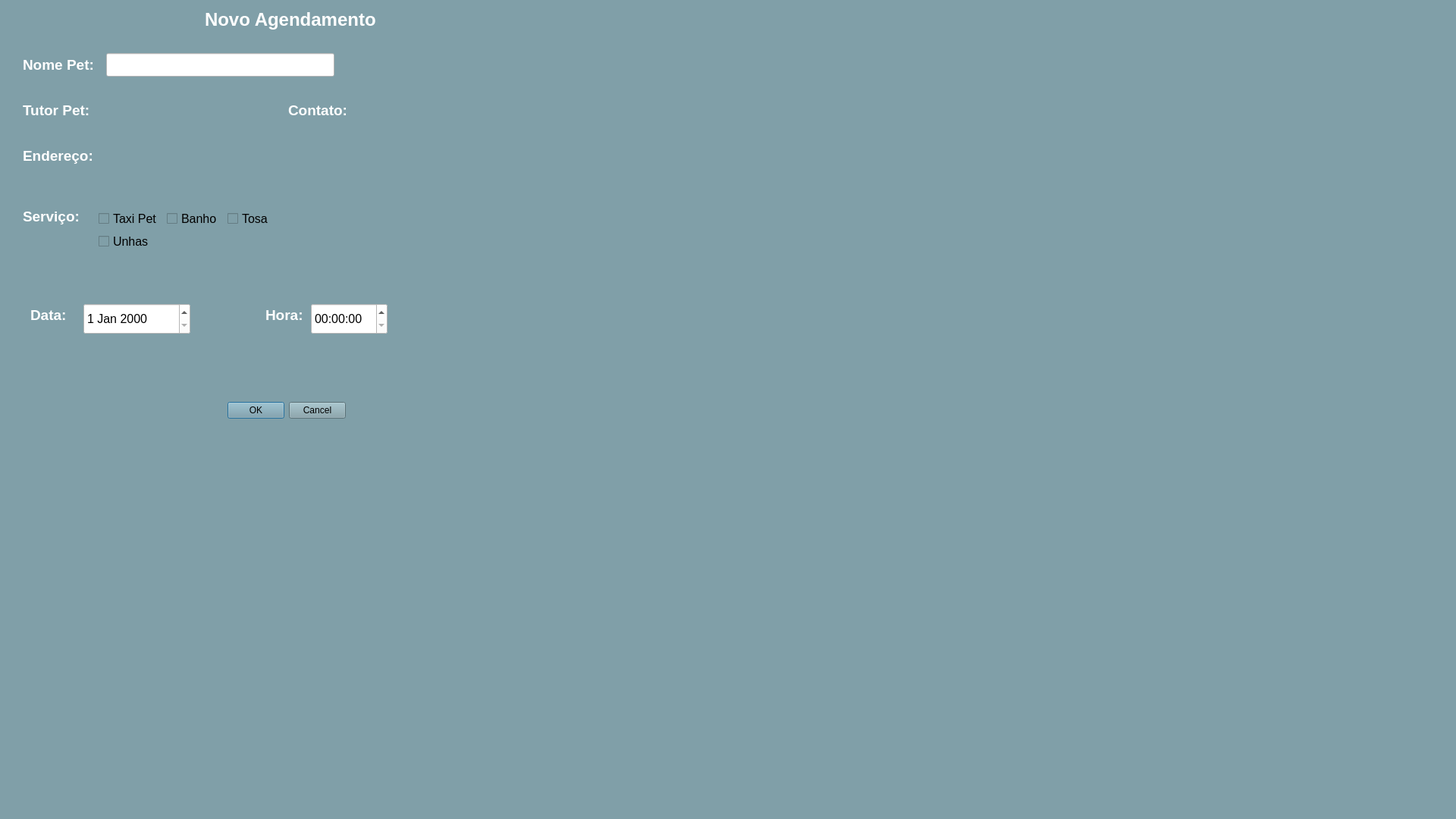
<?xml version="1.0" encoding="UTF-8"?>
<ui version="4.0">
 <class>MainWindow</class>
 <widget class="QMainWindow" name="MainWindow">
  <property name="geometry">
   <rect>
    <x>0</x>
    <y>0</y>
    <width>1920</width>
    <height>1080</height>
   </rect>
  </property>
  <property name="windowTitle">
   <string>MainWindow</string>
  </property>
  <property name="styleSheet">
   <string notr="true">background-color: rgb(128, 159, 168);</string>
  </property>
  <widget class="QWidget" name="centralwidget">
   <widget class="QLabel" name="label">
    <property name="geometry">
     <rect>
      <x>270</x>
      <y>10</y>
      <width>241</width>
      <height>31</height>
     </rect>
    </property>
    <property name="font">
     <font>
      <pointsize>18</pointsize>
      <weight>75</weight>
      <bold>true</bold>
     </font>
    </property>
    <property name="styleSheet">
     <string notr="true">color: rgb(255, 255, 255);
border-color: rgb(0, 0, 0);</string>
    </property>
    <property name="text">
     <string>Novo Agendamento</string>
    </property>
   </widget>
   <widget class="QLabel" name="label_2">
    <property name="geometry">
     <rect>
      <x>30</x>
      <y>70</y>
      <width>111</width>
      <height>31</height>
     </rect>
    </property>
    <property name="font">
     <font>
      <pointsize>14</pointsize>
      <weight>75</weight>
      <bold>true</bold>
     </font>
    </property>
    <property name="styleSheet">
     <string notr="true">color: rgb(255, 255, 255);</string>
    </property>
    <property name="text">
     <string>Nome Pet:</string>
    </property>
   </widget>
   <widget class="QLineEdit" name="lineEdit_2">
    <property name="geometry">
     <rect>
      <x>140</x>
      <y>70</y>
      <width>301</width>
      <height>31</height>
     </rect>
    </property>
    <property name="styleSheet">
     <string notr="true">background-color: rgb(255, 255, 255);</string>
    </property>
   </widget>
   <widget class="QLabel" name="label_3">
    <property name="geometry">
     <rect>
      <x>40</x>
      <y>400</y>
      <width>61</width>
      <height>31</height>
     </rect>
    </property>
    <property name="font">
     <font>
      <pointsize>14</pointsize>
      <weight>75</weight>
      <bold>true</bold>
     </font>
    </property>
    <property name="styleSheet">
     <string notr="true">color: rgb(255, 255, 255);</string>
    </property>
    <property name="text">
     <string>Data:</string>
    </property>
   </widget>
   <widget class="QDateEdit" name="dateEdit">
    <property name="geometry">
     <rect>
      <x>110</x>
      <y>400</y>
      <width>141</width>
      <height>41</height>
     </rect>
    </property>
    <property name="font">
     <font>
      <pointsize>12</pointsize>
     </font>
    </property>
    <property name="styleSheet">
     <string notr="true">background-color: rgb(255, 255, 255);</string>
    </property>
   </widget>
   <widget class="QLabel" name="label_4">
    <property name="geometry">
     <rect>
      <x>350</x>
      <y>400</y>
      <width>61</width>
      <height>31</height>
     </rect>
    </property>
    <property name="font">
     <font>
      <pointsize>14</pointsize>
      <weight>75</weight>
      <bold>true</bold>
     </font>
    </property>
    <property name="styleSheet">
     <string notr="true">color: rgb(255, 255, 255);</string>
    </property>
    <property name="text">
     <string>Hora:</string>
    </property>
   </widget>
   <widget class="QTimeEdit" name="timeEdit">
    <property name="geometry">
     <rect>
      <x>410</x>
      <y>400</y>
      <width>101</width>
      <height>41</height>
     </rect>
    </property>
    <property name="font">
     <font>
      <pointsize>12</pointsize>
     </font>
    </property>
    <property name="styleSheet">
     <string notr="true">background-color: rgb(255, 255, 255);</string>
    </property>
   </widget>
   <widget class="QLabel" name="label_5">
    <property name="geometry">
     <rect>
      <x>30</x>
      <y>190</y>
      <width>111</width>
      <height>31</height>
     </rect>
    </property>
    <property name="font">
     <font>
      <pointsize>14</pointsize>
      <weight>75</weight>
      <bold>true</bold>
     </font>
    </property>
    <property name="styleSheet">
     <string notr="true">color: rgb(255, 255, 255);</string>
    </property>
    <property name="text">
     <string>Endereço:</string>
    </property>
   </widget>
   <widget class="QLabel" name="label_6">
    <property name="geometry">
     <rect>
      <x>380</x>
      <y>130</y>
      <width>91</width>
      <height>31</height>
     </rect>
    </property>
    <property name="font">
     <font>
      <pointsize>14</pointsize>
      <weight>75</weight>
      <bold>true</bold>
     </font>
    </property>
    <property name="styleSheet">
     <string notr="true">color: rgb(255, 255, 255);</string>
    </property>
    <property name="text">
     <string>Contato:</string>
    </property>
   </widget>
   <widget class="QLabel" name="label_7">
    <property name="geometry">
     <rect>
      <x>30</x>
      <y>130</y>
      <width>111</width>
      <height>31</height>
     </rect>
    </property>
    <property name="font">
     <font>
      <pointsize>14</pointsize>
      <weight>75</weight>
      <bold>true</bold>
     </font>
    </property>
    <property name="styleSheet">
     <string notr="true">color: rgb(255, 255, 255);</string>
    </property>
    <property name="text">
     <string>Tutor Pet:</string>
    </property>
   </widget>
   <widget class="QDialogButtonBox" name="buttonBox">
    <property name="geometry">
     <rect>
      <x>300</x>
      <y>530</y>
      <width>156</width>
      <height>23</height>
     </rect>
    </property>
    <property name="standardButtons">
     <set>QDialogButtonBox::Cancel|QDialogButtonBox::Ok</set>
    </property>
   </widget>
   <widget class="QLabel" name="label_9">
    <property name="geometry">
     <rect>
      <x>30</x>
      <y>270</y>
      <width>111</width>
      <height>31</height>
     </rect>
    </property>
    <property name="font">
     <font>
      <pointsize>14</pointsize>
      <weight>75</weight>
      <bold>true</bold>
     </font>
    </property>
    <property name="styleSheet">
     <string notr="true">color: rgb(255, 255, 255);</string>
    </property>
    <property name="text">
     <string>Serviço:</string>
    </property>
   </widget>
   <widget class="QCheckBox" name="checkBox">
    <property name="geometry">
     <rect>
      <x>220</x>
      <y>280</y>
      <width>70</width>
      <height>17</height>
     </rect>
    </property>
    <property name="font">
     <font>
      <pointsize>12</pointsize>
     </font>
    </property>
    <property name="text">
     <string>Banho</string>
    </property>
   </widget>
   <widget class="QCheckBox" name="checkBox_2">
    <property name="geometry">
     <rect>
      <x>300</x>
      <y>280</y>
      <width>70</width>
      <height>17</height>
     </rect>
    </property>
    <property name="font">
     <font>
      <pointsize>12</pointsize>
     </font>
    </property>
    <property name="text">
     <string>Tosa</string>
    </property>
   </widget>
   <widget class="QCheckBox" name="checkBox_3">
    <property name="geometry">
     <rect>
      <x>130</x>
      <y>310</y>
      <width>70</width>
      <height>17</height>
     </rect>
    </property>
    <property name="font">
     <font>
      <pointsize>12</pointsize>
     </font>
    </property>
    <property name="text">
     <string>Unhas</string>
    </property>
   </widget>
   <widget class="QCheckBox" name="checkBox_4">
    <property name="geometry">
     <rect>
      <x>130</x>
      <y>280</y>
      <width>81</width>
      <height>17</height>
     </rect>
    </property>
    <property name="font">
     <font>
      <pointsize>12</pointsize>
     </font>
    </property>
    <property name="text">
     <string>Taxi Pet</string>
    </property>
   </widget>
  </widget>
  <widget class="QMenuBar" name="menubar">
   <property name="geometry">
    <rect>
     <x>0</x>
     <y>0</y>
     <width>1920</width>
     <height>22</height>
    </rect>
   </property>
  </widget>
  <widget class="QStatusBar" name="statusbar"/>
 </widget>
 <resources/>
 <connections/>
</ui>
